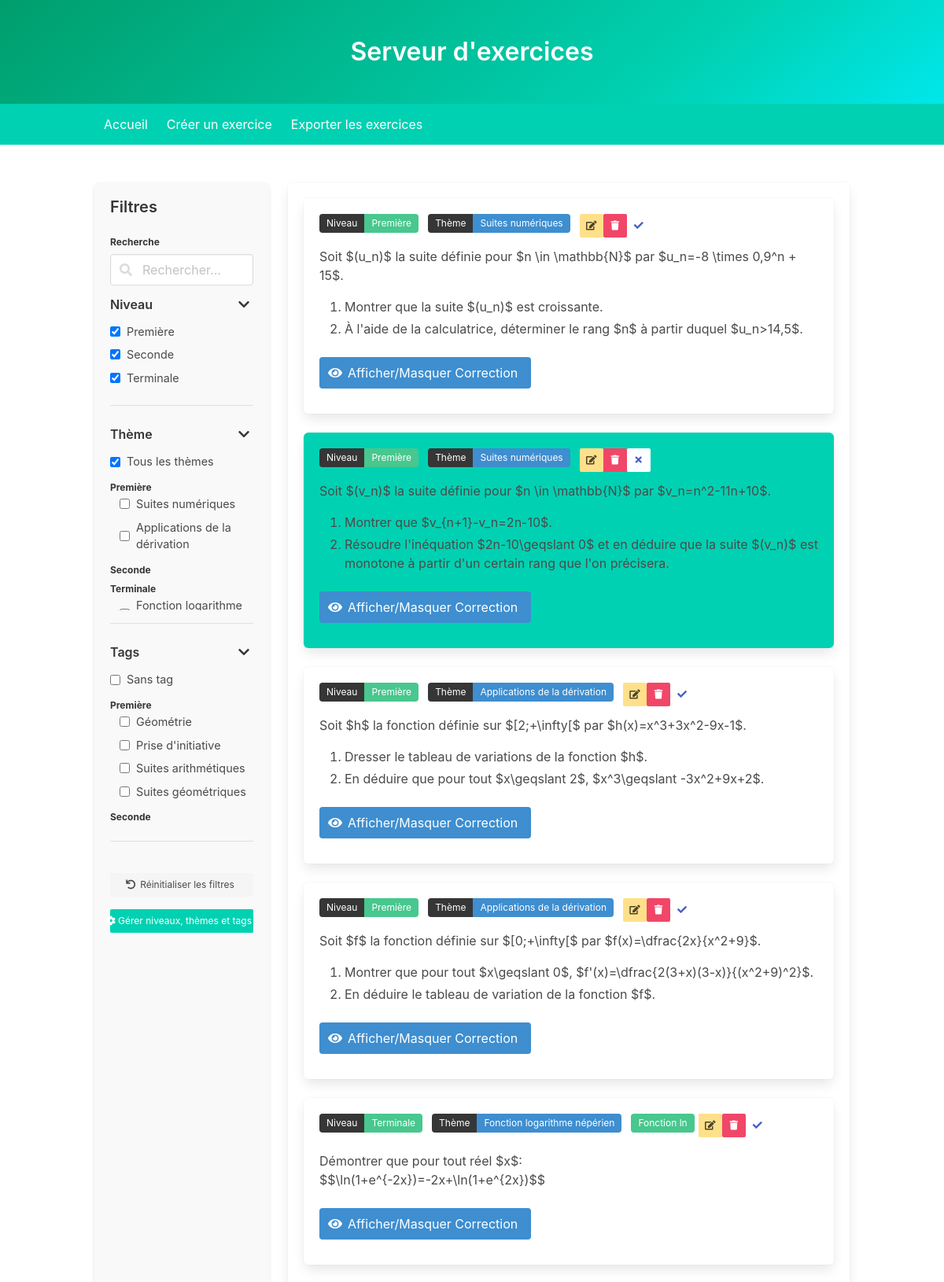
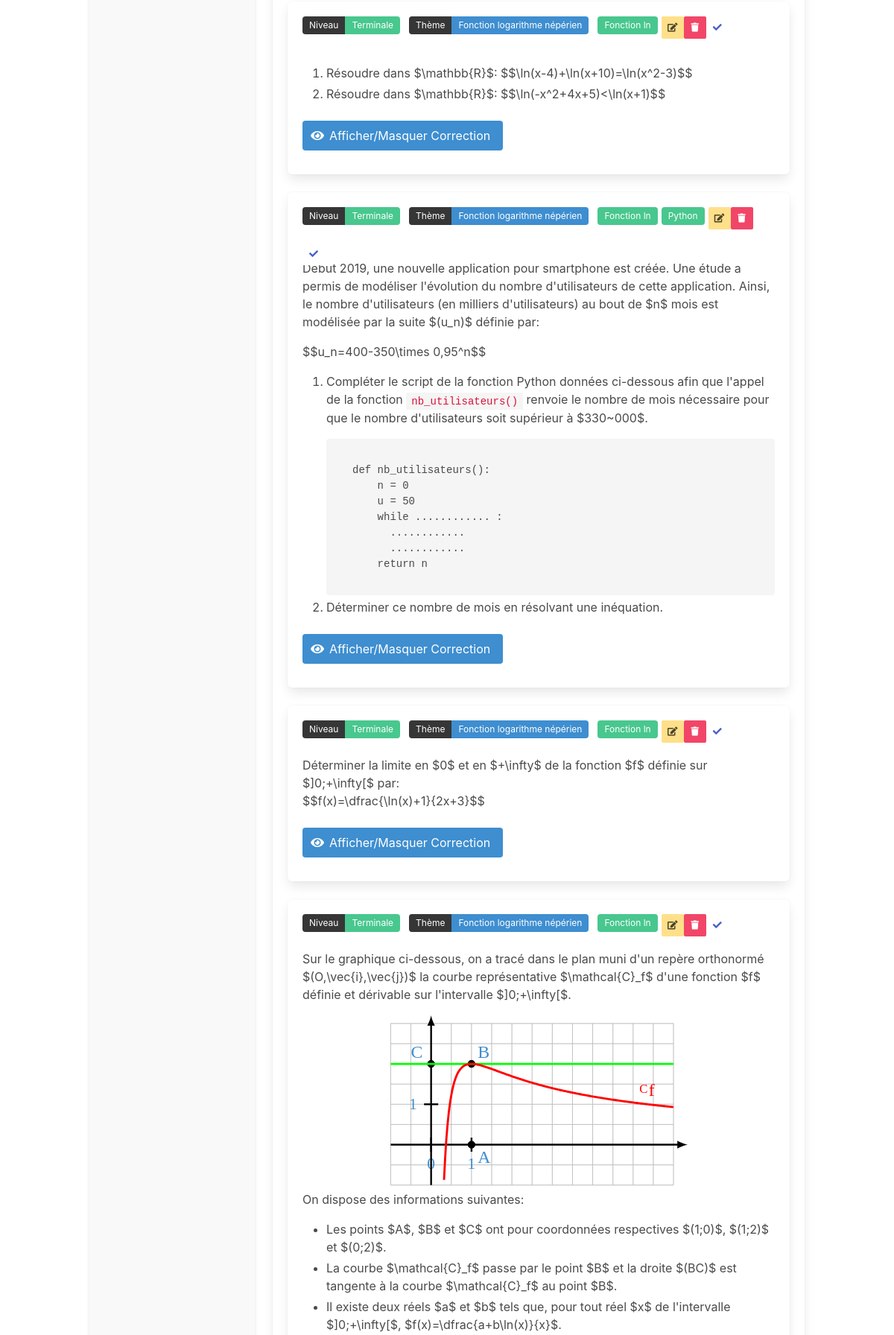
The page / (upper part) on the database its author committed (2 pictures, top to bottom).
### models.py (models this page shows, shortened)
class Level(db.Model):
    __tablename__ = 'levels'
    id = db.Column(db.Integer, primary_key=True)
    name = db.Column(db.String, nullable=False, unique=True)
    themes = db.relationship('Theme', backref='level', lazy=True)
    tags = db.relationship('Tag', backref='level', lazy=True)
    exercices = db.relationship('Exercice', backref='level_rel', lazy=True)

class Theme(db.Model):
    __tablename__ = 'themes'
    id = db.Column(db.Integer, primary_key=True)
    name = db.Column(db.String, nullable=False)
    level_id = db.Column(db.Integer, db.ForeignKey('levels.id', name='fk_theme_level'), nullable=False)
    exercices = db.relationship('Exercice', backref='theme_rel', lazy=True)
    __table_args__ = (db.UniqueConstraint('name', 'level_id', name='uq_theme_name_level'),)

class Tag(db.Model):
    __tablename__ = 'tags'
    id = db.Column(db.Integer, primary_key=True)
    name = db.Column(db.String, nullable=False)
    level_id = db.Column(db.Integer, db.ForeignKey('levels.id', name='fk_tag_level'), nullable=False)  # Maintenant non nullable
    __table_args__ = (db.UniqueConstraint('name', 'level_id', name='uq_tag_name_level'),)  # Modifié

class Exercice(db.Model):
    __tablename__ = 'exercices'
    id = db.Column(db.String, primary_key=True)
    level_id = db.Column(db.Integer, db.ForeignKey('levels.id', name='fk_exercice_level'), nullable=False)  # Maintenant non nullable
    theme_id = db.Column(db.Integer, db.ForeignKey('themes.id', name='fk_exercice_theme'), nullable=False)  # Maintenant non nullable
    selected = db.Column(db.Boolean, default=False)
    content = db.Column(db.Text, nullable=False)
    latex_code = db.Column(db.Text, nullable=False)
    correction = db.Column(db.Text, nullable=False)
    latex_correction = db.Column(db.Text, nullable=False)
    tags = db.relationship('Tag', secondary=exercice_tags, lazy='subquery',
                           backref=db.backref('exercices', lazy=True))

### app.py (the view)
@app.route('/')
def home():
    exercices = Exercice.query.all()
    selected_exercises = [ex.id for ex in Exercice.query.filter_by(selected=True).all()]
    levels = Level.query.order_by(Level.name).all()
    return render_template('index.html', exercices=exercices, selected_exercises=selected_exercises, levels=levels)

### templates/index.html (shortened to what this page needs)
{% extends "base.html" %}
{% set dev_mode = true %}
{% block head %}
    <link rel="stylesheet" href="https://cdnjs.cloudflare.com/ajax/libs/bulma/0.9.3/css/bulma.min.css">
    <link rel="stylesheet" href="https://cdnjs.cloudflare.com/ajax/libs/font-awesome/5.15.4/css/all.min.css">
{% endblock %}
{% block content %}
<div class="container">
    <div class="columns">
        <div class="column is-one-quarter">
            <div class="filter-panel">
                <h3 class="title is-5">Filtres</h3>
                <div class="field search-input">
                    <label class="label is-small">Recherche</label>
                    <div class="control has-icons-left">
                        <input id="search-filter" class="input" type="text" placeholder="Rechercher...">
                        <span class="icon is-small is-left">
                        </span>
                    </div>
                </div>
                <div class="filter-section">
                    <div class="filter-header" onclick="toggleFilterSection(this)">
                        <span>Niveau</span>
                        <span class="icon"><i class="fas fa-chevron-down"></i></span>
                    </div>
                    <div class="filter-content">
                        {% for level in levels %}
                        <label class="checkbox-container">
                            <input type="checkbox" class="level-filter" value="{{ level.id }}" data-name="{{ level.name }}" checked="{{ request.args.get('level_id') == level.id|string or not request.args.get('level_id') }}">
                            {{ level.name }}
                        </label>
                        {% endfor %}
                    </div>
                </div>
                <div class="filter-section">
                    <div class="filter-header" onclick="toggleFilterSection(this)">
                        <span>Thème</span>
                        <span class="icon"><i class="fas fa-chevron-down"></i></span>
                    </div>
                    <div class="filter-content">
                        <label class="checkbox-container">
                            <input type="checkbox" class="theme-filter" value="all" checked="{{ not request.args.get('theme_id') or request.args.get('theme_id') == 'all' }}">
                            Tous les thèmes
                        </label>
                        {% for level in levels %}
                        <div class="theme-level-group" data-level-id="{{ level.id }}">
                            <strong class="is-size-7">{{ level.name }}</strong>
                            {% for theme in level.themes %}
                            <label class="checkbox-container ml-3">
                                <input type="checkbox" class="theme-filter" value="{{ theme.id }}" data-level-id="{{ level.id }}" data-name="{{ theme.name }}" {{ 'checked' if request.args.get('theme_id') == theme.id|string }}>
                                {{ theme.name }}
                            </label>
                            {% endfor %}
                        </div>
                        {% endfor %}
                    </div>
                </div>
                <div class="filter-section">
                    <div class="filter-header" onclick="toggleFilterSection(this)">
                        <span>Tags</span>
                        <span class="icon"><i class="fas fa-chevron-down"></i></span>
                    </div>
                    <div class="filter-content">
                        <label class="checkbox-container">
                            <input type="checkbox" class="tag-filter" value="no_tags">
                            Sans tag
                        </label>
                        {% for level in levels %}
                        <div class="tag-level-group" data-level-id="{{ level.id }}">
                            <strong class="is-size-7">{{ level.name }}</strong>
                            {% for tag in level.tags %}
                            <label class="checkbox-container ml-3">
                                <input type="checkbox" class="tag-filter" value="{{ tag.id }}" data-level-id="{{ level.id }}" data-name="{{ tag.name }}">
                                {{ tag.name }}
                            </label>
                            {% endfor %}
                        </div>
                        {% endfor %}
                    </div>
                </div>
                <button id="reset-filters" class="button is-light is-small filter-reset">
                    <span class="icon is-small">
                        <i class="fas fa-undo"></i>
                    </span>
                    <span>Réinitialiser les filtres</span>
                </button>
                {% if dev_mode %}
                <a href="{{ url_for('manage_metadata') }}" class="button is-primary is-small is-fullwidth mt-4">
                    <span class="icon is-small">
                        <i class="fas fa-cog"></i>
                    </span>
                    <span>Gérer niveaux, thèmes et tags</span>
                </a>
                {% endif %}
            </div>
        </div>
        <div class="column">
            <div class="box">
                <div class="columns is-multiline">
                    {% for exercice in exercices %}
                        <div class="column is-full exercise-item"
                            data-level-id="{{ exercice.level_id }}"
                            data-level-name="{{ exercice.level_rel.name }}"
                            data-theme-id="{{ exercice.theme_id }}"
                            data-theme-name="{{ exercice.theme_rel.name }}"
                            data-tags-ids="{% for tag in exercice.tags %}{{ tag.id }}{% if not loop.last %},{% endif %}{% endfor %}"
                            data-tags-names="{% for tag in exercice.tags %}{{ tag.name }}{% if not loop.last %},{% endif %}{% endfor %}">
                            <div class="box {% if exercice.id in selected_exercises %}has-background-primary{% endif %}">
                                <div class="field is-grouped is-grouped-multiline">
                                    <div class="control">
                                        <div class="tags has-addons">
                                            <span class="tag is-dark">Niveau</span>
                                            <span class="tag is-success">{{ exercice.level_rel.name }}</span>
                                        </div>
                                    </div>
                                    <div class="control">
                                        <div class="tags has-addons">
                                            <span class="tag is-dark">Thème</span>
                                            <span class="tag is-info">{{ exercice.theme_rel.name }}</span>
                                        </div>
                                    </div>
                                    <div class="tags">
                                        {% for tag in exercice.tags %}
                                        <span class="tag is-success" style="margin-right: 5px;">{{ tag.name }}</span>
                                        {% endfor %}
                                    </div>
                                    {% if dev_mode %}
                                    <div class="field is-pulled-right">
                                        <a class="button is-small is-warning" href="/edit_exercise?id={{ exercice.id }}">
                                            <span class="icon is-small">
                                                <i class="fas fa-edit"></i>
                                            </span>
                                        </a>
                                    </div>
                                    <div class="field is-pulled-right">
                                        <button class="button is-small is-danger" onclick="document.getElementById('deleteModal-{{ exercice.id }}').classList.add('is-active')">
                                            <span class="icon is-small">
                                                <i class="fas fa-trash"></i>
                                            </span>
                                        </button>
                                    </div>
                                    {% endif %}
                                    <div class="field is-pulled-right">
                                        <form id="selectExerciseForm-{{ exercice.id }}" action="/select_exercise" method="post" style="display:inline;">
                                            <div class="tags has-addons">
                                                <button class="button is-small is-link is-inverted" type="submit">
                                                    <span class="icon is-small">
                                                        <i class="fas {{ 'fa-times' if exercice.id in selected_exercises else 'fa-check' }}"></i>
                                                    </span>
                                                </button>
                                            </div>
                                        </form>
                                    </div>
                                </div>
                                <div class="content">{{ exercice.content | safe }}</div>
                                <div class="field">
                                    <button class="button is-info" onclick="document.getElementById('correction-{{ loop.index }}').classList.toggle('is-hidden')">
                                        <span class="icon is-small">
                                            <i class="fas fa-eye"></i>
                                        </span>
                                        <span>Afficher/Masquer Correction</span>
                                    </button>
                                </div>
                            </div>
                        </div>
                    {% endfor %}
                </div>
            </div>
        </div>
    </div>
</div>
{% endblock %}

### templates/base.html (style rules this page uses)
pre { background-color: #f5f5f5; border-radius: 4px; padding: 1em; margin: 1em 0; overflow: auto; }
pre code { font-family: 'Courier New', Courier, monospace; font-size: 14px; line-height: 1.5; }
.content pre code.python { display: block; padding: 1em; border-radius: 4px; background-color: #f5f5f5; }

### templates/index.html (style rules this page uses)
.filter-panel { background-color: #f9f9f9; border-radius: 6px; box-shadow: 0 2px 5px rgba(10,10,10,0.1); padding: 1.25rem; height: 100%; position: sticky; top: 20px; }
.filter-section { margin-bottom: 1.5rem; border-bottom: 1px solid #e0e0e0; padding-bottom: 1rem; }
.filter-header { display: flex; justify-content: space-between; align-items: center; cursor: pointer; margin-bottom: 0.75rem; font-weight: 600; color: #363636; }
.filter-content { max-height: 200px; overflow-y: auto; transition: max-height 0.3s ease; }
.checkbox-container { display: flex; align-items: center; margin-bottom: 0.5rem; font-size: 0.9rem; }
.checkbox-container input[type="checkbox"] { margin-right: 0.5rem; }
.search-input { margin-bottom: 1.5rem; }
.exercise-item { transition: transform 0.2s ease, box-shadow 0.2s ease; }
.filter-reset { width: 100%; margin-top: 1rem; }
.exercise-item { transition: opacity 0.3s ease, transform 0.3s ease, box-shadow 0.3s ease; }

### rows shown on the page
Level: name "Première"
Level: name "Seconde"
Level: name "Terminale"
Theme: name "Suites numériques"
Theme: name "Applications de la dérivation"
Theme: name "Fonction logarithme…"
Tag: name "Géométrie"
Tag: name "Prise d'initiative"
Tag: name "Suites arithmétiques"
Tag: name "Suites géométriques"
Exercice: level_rel.name "Première", theme_rel.name "Suites numériques", content "Soit $(u_n)$ la suite définie pour $n \\in \\mathbb{N}$ par $u_n=-8 \\times 0,9^n + 15$. Montrer que la suite $(u_n)$ est croissante. À l'aide de la calculatrice, déterminer le rang $n$ à partir duquel $u_n>14,5$."
Exercice: level_rel.name "Première", theme_rel.name "Suites numériques", content "Soit $(v_n)$ la suite définie pour $n \\in \\mathbb{N}$ par $v_n=n^2-11n+10$. Montrer que $v_{n+1}-v_n=2n-10$. Résoudre l'inéquation $2n-10\\geqslant 0$ et en déduire que la suite $(v_n)$ est monotone à partir d'un certain rang que l'on précisera."
Exercice: level_rel.name "Première", theme_rel.name "Applications de la dérivation", content "Soit $h$ la fonction définie sur $[2;+\\infty[$ par $h(x)=x^3+3x^2-9x-1$. Dresser le tableau de variations de la fonction $h$. En déduire que pour tout $x\\geqslant 2$, $x^3\\geqslant -3x^2+9x+2$."
Exercice: level_rel.name "Première", theme_rel.name "Applications de la dérivation", content "Soit $f$ la fonction définie sur $[0;+\\infty[$ par $f(x)=\\dfrac{2x}{x^2+9}$. Montrer que pour tout $x\\geqslant 0$, $f'(x)=\\dfrac{2(3+x)(3-x)}{(x^2+9)^2}$. En déduire le tableau de variation de la fonction $f$."
Exercice: level_rel.name "Terminale", theme_rel.name "Fonction logarithme népérien", content "Démontrer que pour tout réel $x$: $$\\ln(1+e^{-2x})=-2x+\\ln(1+e^{2x})$$"
Tag: name "Fonction ln"
Exercice: level_rel.name "Terminale", theme_rel.name "Fonction logarithme népérien", content "Résoudre dans $\\mathbb{R}$: $$\\ln(x-4)+\\ln(x+10)=\\ln(x^2-3)$$ Résoudre dans $\\mathbb{R}$: $$\\ln(-x^2+4x+5)<\\ln(x+1)$$"
Exercice: level_rel.name "Terminale", theme_rel.name "Fonction logarithme népérien", content "Début 2019, une nouvelle application pour smartphone est créée. Une étude a permis de modéliser l'évolution du nombre d'utilisateurs de cette application. Ainsi, le nombre d'utilisateurs (en milliers d'utilisateurs) au bout de $n$ mois est modélisée par la suite $(u_n)$ définie par: $$u_n=400-350\\times 0,95^n$$ Compléter le script de la fonction Python données ci-dessous afin que l'appel de la fonction nb_utilisateurs() renvoie le nombre de mois nécessaire pour que le nombre d'utilisateurs soit supérieur à $330~000$. def nb_utilisateurs(): n = 0 u = 50 while ............ : ............ ............ return n Déterminer ce nombre de mois en résolvant une inéquation."
Tag: name "Python"
Exercice: level_rel.name "Terminale", theme_rel.name "Fonction logarithme népérien", content "Déterminer la limite en $0$ et en $+\\infty$ de la fonction $f$ définie sur $]0;+\\infty[$ par: $$f(x)=\\dfrac{\\ln(x)+1}{2x+3}$$"
Exercice: level_rel.name "Terminale", theme_rel.name "Fonction logarithme népérien", content "Sur le graphique ci-dessous, on a tracé dans le plan muni d'un repère orthonormé $(O,\\vec{i},\\vec{j})$ la courbe représentative $\\mathcal{C}_f$ d'une fonction $f$ définie et dérivable sur l'intervalle $]0;+\\infty[$. 0 1 1 A B C C f On dispose des informations suivantes: Les points $A$, $B$ et $C$ ont pour coordonnées respectives $(1;0)$, $(1;2)$ et $(0;2)$. La courbe $\\mathcal{C}_f$ passe par le point $B$ et la droite $(BC)$ est tangente à la courbe $\\mathcal{C}_f$ au point $B$. Il existe deux réels $a$ et $b$ tels que, pour tout réel $x$ de l'intervalle $]0;+\\infty[$, $f(x)=\\dfrac{a+b\\ln(x)}{x}$."
